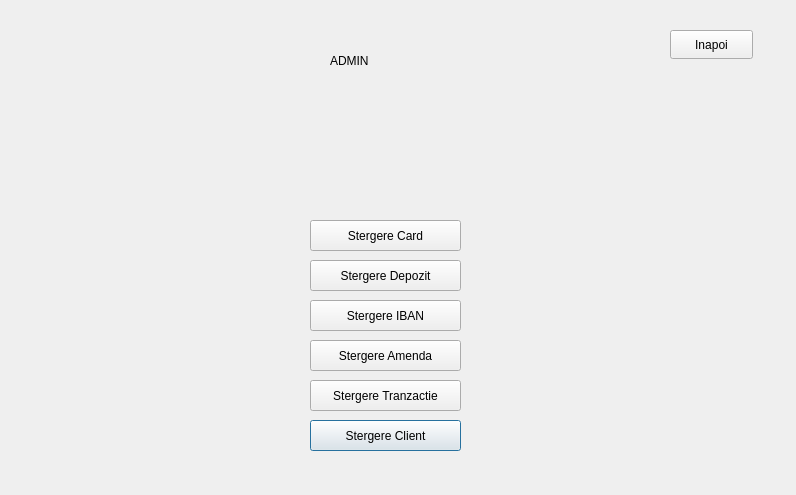
<?xml version="1.0" encoding="UTF-8"?>
<ui version="4.0">
 <class>fereastraAdmin</class>
 <widget class="QDialog" name="fereastraAdmin">
  <property name="geometry">
   <rect>
    <x>0</x>
    <y>0</y>
    <width>796</width>
    <height>495</height>
   </rect>
  </property>
  <property name="windowTitle">
   <string>Dialog</string>
  </property>
  <property name="styleSheet">
   <string notr="true">#fereastraAdmin{
background:url(:/imaginebuna.png)}</string>
  </property>
  <widget class="QLabel" name="label">
   <property name="geometry">
    <rect>
     <x>330</x>
     <y>10</y>
     <width>141</width>
     <height>101</height>
    </rect>
   </property>
   <property name="styleSheet">
    <string notr="true">font: 22pt &quot;Times New Roman&quot;;
</string>
   </property>
   <property name="text">
    <string>ADMIN</string>
   </property>
  </widget>
  <widget class="QPushButton" name="pushButton">
   <property name="geometry">
    <rect>
     <x>310</x>
     <y>420</y>
     <width>151</width>
     <height>31</height>
    </rect>
   </property>
   <property name="text">
    <string>Stergere Client</string>
   </property>
  </widget>
  <widget class="QPushButton" name="pushButtonStergeTranzactie">
   <property name="geometry">
    <rect>
     <x>310</x>
     <y>380</y>
     <width>151</width>
     <height>31</height>
    </rect>
   </property>
   <property name="text">
    <string>Stergere Tranzactie</string>
   </property>
  </widget>
  <widget class="QPushButton" name="pushButtonStergeAmenda">
   <property name="geometry">
    <rect>
     <x>310</x>
     <y>340</y>
     <width>151</width>
     <height>31</height>
    </rect>
   </property>
   <property name="text">
    <string>Stergere Amenda</string>
   </property>
  </widget>
  <widget class="QPushButton" name="pushButtonStergeIBAN">
   <property name="geometry">
    <rect>
     <x>310</x>
     <y>300</y>
     <width>151</width>
     <height>31</height>
    </rect>
   </property>
   <property name="text">
    <string>Stergere IBAN</string>
   </property>
  </widget>
  <widget class="QPushButton" name="pushButtonStergeIBAN_2">
   <property name="geometry">
    <rect>
     <x>310</x>
     <y>260</y>
     <width>151</width>
     <height>31</height>
    </rect>
   </property>
   <property name="text">
    <string>Stergere Depozit</string>
   </property>
  </widget>
  <widget class="QPushButton" name="pushButton_2">
   <property name="geometry">
    <rect>
     <x>310</x>
     <y>220</y>
     <width>151</width>
     <height>31</height>
    </rect>
   </property>
   <property name="text">
    <string>Stergere Card</string>
   </property>
  </widget>
  <widget class="QPushButton" name="pushButton_3">
   <property name="geometry">
    <rect>
     <x>670</x>
     <y>30</y>
     <width>83</width>
     <height>29</height>
    </rect>
   </property>
   <property name="text">
    <string>Inapoi</string>
   </property>
  </widget>
 </widget>
 <resources/>
 <connections/>
</ui>
